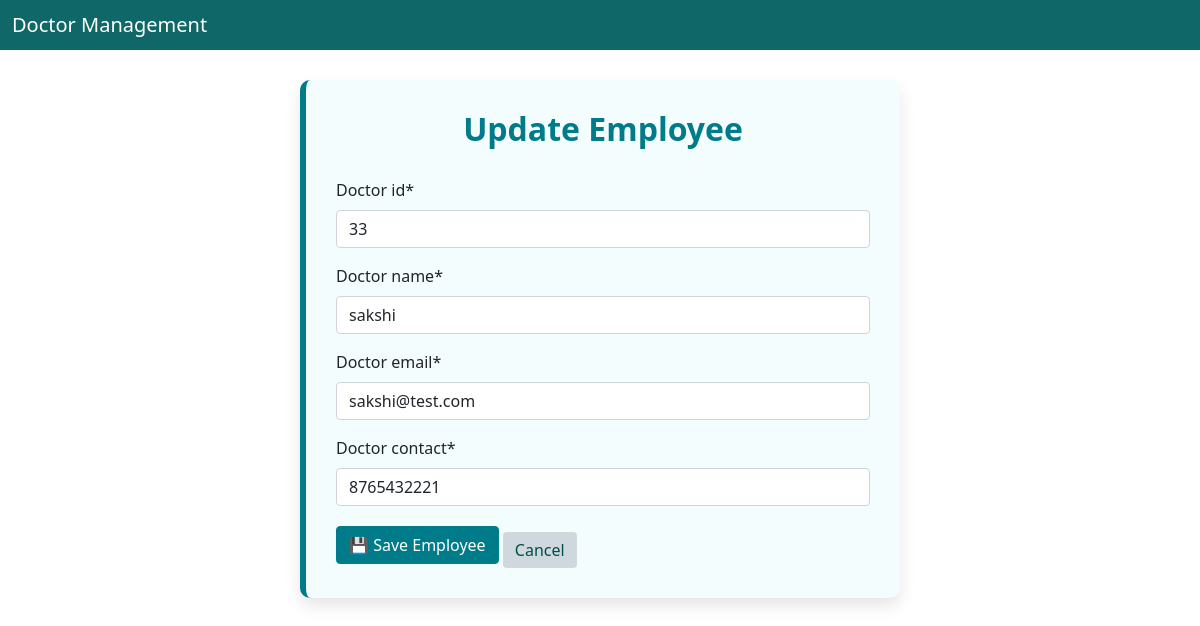
Screenshot of /update/6/ with the database file from the repository.
### Doctor/models.py (models this page shows, shortened)
class Doctor(models.Model):
    Doctor_id=models.CharField(max_length=20)
    Doctor_name=models.CharField(max_length=100)
    Doctor_email=models.EmailField()
    Doctor_contact=models.CharField(max_length=20)

### Doctor/views.py (the view)
# urls.py: path('update/<int:pk>/', views.update_doctor, name='update'),
def update_doctor(request, pk):
    doctor = get_object_or_404(Doctor, pk=pk)
    if request.method == 'POST':
        form = DoctorForm(request.POST, instance=doctor)
        if form.is_valid():
            form.save()
            return redirect('list')
    else:
        form = DoctorForm(instance=doctor)
    return render(request, 'update.html', {'form': form})

### Doctor/forms.py
class DoctorForm(forms.ModelForm):
    class Meta:
        model=Doctor
        fields='__all__'

### Doctor/templates/update.html (shortened to what this page needs)
{% extends "base.html" %}
{% load crispy_forms_tags %}
{% block content %}
<div class="form-container">
    <h2>Update Employee</h2>
    <form method="POST" class="form-group">
        {{ form|crispy }}
        <button type="submit" class="btn btn-primary">💾 Save Employee</button>
        <a href="{% url 'list' %}" class="btn btn-secondary">Cancel</a>
    </form>
</div>
{% endblock %}

### Doctor/templates/update.html (style rules this page uses)
.form-container { max-width: 600px; margin: 30px auto; background-color: #f4fdfd; padding: 30px; border-radius: 10px; box-shadow: 0 8px 16px rgba(0, 0, 0, 0.1); border-left: 6px solid #007b8a; }
h2 { color: #007b8a; text-align: center; margin-bottom: 30px; font-weight: bold; }
.btn-primary { background-color: #007b8a; border-color: #007b8a; }
.btn-secondary { margin-top: 10px; background-color: #cfd8dc; color: #004d4d; border: none; }

### rows the page displays
Doctor: Doctor_id "33", Doctor_name "sakshi", Doctor_email "sakshi@test.com", Doctor_contact "8765432221"
